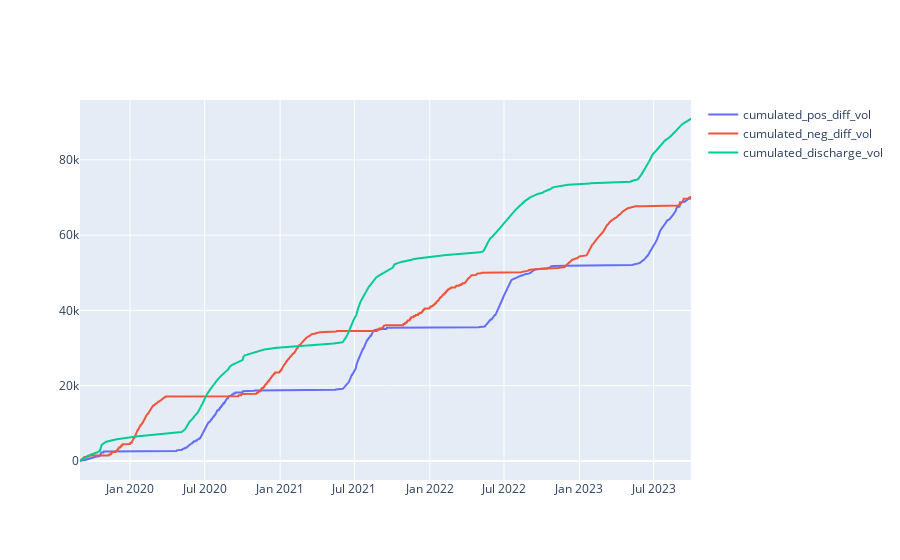

Notebook cell for this chart:
### Code cell
fig = go.Figure()


for col in cumulated_evolution.columns[1:]:
    fig.add_trace(
        go.Scatter(
            x=cumulated_evolution["date"].to_list(), y=cumulated_evolution[col].to_list(), 
            mode='lines', name=col
        )
    )
fig.show()

### Figure 1 — Plotly figure (JSON) as saved in the notebook; plotly's stock layout.template omitted (floating-point values rounded to 4 significant figures; data arrays with more than 128 entries replaced by an {"elided": "..."} marker saying what was removed)
{"data": [{"mode": "lines", "name": "cumulated_pos_diff_vol", "type": "scatter", "x": {"elided": "1491 str values"}, "y": {"elided": "1491 float values"}}, {"mode": "lines", "name": "cumulated_neg_diff_vol", "type": "scatter", "x": {"elided": "1491 str values"}, "y": {"elided": "1491 float values"}}, {"mode": "lines", "name": "cumulated_discharge_vol", "type": "scatter", "x": {"elided": "1491 str values"}, "y": {"elided": "1491 float values"}}], "layout": {}}
